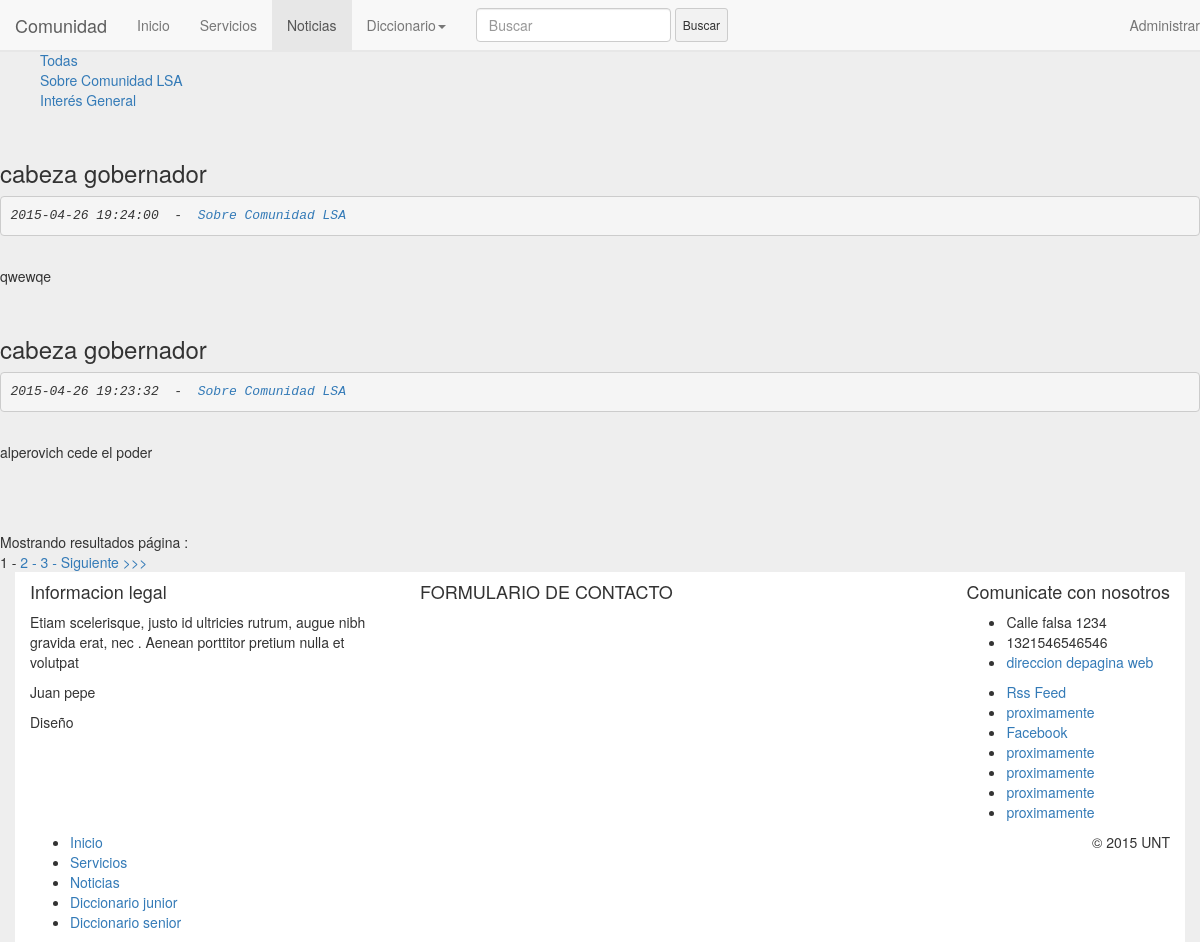
/noticias.php, run on the app's committed database.
### tables this page shows
CREATE TABLE IF NOT EXISTS `noticias` (
  `ID` bigint(20) unsigned NOT NULL AUTO_INCREMENT,
  `fecha` timestamp NULL DEFAULT NULL,
  `titulo` mediumtext NOT NULL,
  `contenido` longtext NOT NULL,
  `categoria` text NOT NULL,
  PRIMARY KEY (`ID`)
);

### noticias.php (the view, shortened to what this page needs)
<?php
	include("php/partes/header.php");
	include("php/funciones.php");
?>
<ul>
	<a href="noticias.php?quemostrar=todas&num=1">Todas</a><br>
	<a href="noticias.php?quemostrar=lsa&num=1">Sobre Comunidad LSA</a><br>
	<a href="noticias.php?quemostrar=gen&num=1">Interés General</a><br>
	</ul>
	<?php
          	$conexion = conectar();
   		$registros=2;
    	if(isset($_GET['quemostrar'])){
          		$quemostrar=$_GET['quemostrar'];
          	}else{
          		$quemostrar="todas";
          	}
          	if(isset($_GET['num'])){
			$pagina=$_GET['num'];
		}else{
			$pagina=1;
		}
		$inicio=($pagina-1)*$registros;
          	switch ($quemostrar) {
          		default: $consulta=mysqli_query($conexion, "SELECT id FROM noticias");
          			 	$mostrar=mysqli_query($conexion, "SELECT fecha,titulo,contenido,categoria FROM noticias ORDER BY fecha DESC LIMIT $inicio,$registros");
          			 	break;
          	}
          	$num_registros=mysqli_num_rows($consulta);
         		$num_paginas=ceil($num_registros/$registros);
          	while($filas=mysqli_fetch_array($mostrar)){
		    if($filas['categoria']=="Sobre Comunidad LSA"){
                      echo '<br>'.$filas['titulo'].'<pre><i>'.$filas['fecha'].'  -  <a href="noticias.php?quemostrar=lsa&num=1">'.$filas['categoria'].'</a></i></pre><br>'.$filas['contenido'];
                  }else if($filas['categoria']=="Interés General"){
                      echo '<br>'.$filas['titulo'].'<pre><i>'.$filas['fecha'].'  -  <a href="noticias.php?quemostrar=gennum=1">'.$filas['categoria'].'</a></i></pre><br>'.$filas['contenido'];
                  }
	    }
              echo '<br><br><br>Mostrando resultados página : <br>';
	    for($i=1;$i<=$num_paginas;$i++){
	    	if($i==$pagina){
	    		echo $i.' - ';
	    	}else{
	    	   	echo '<a href="noticias.php?quemostrar='.$quemostrar.'&num='.$i.'">'.$i.' - </a> ';
	    	}
	    }
	    if($pagina<$num_paginas){
	    	echo ' <a href="noticias.php?quemostrar='.$quemostrar.'&num='.($pagina+1).'"> Siguiente >>></a> ';
	    }
	?>
<?php
	include("php/partes/footer.php");
?>

### css/estilos.css (style rules this page uses)
body { padding-top: 50px; background-color: #EEE; }

### data on the page
noticias: titulo "cabeza gobernador", fecha "2015-04-26 19:24:00", categoria "Sobre Comunidad LSA", contenido "qwewqe"
noticias: titulo "cabeza gobernador", fecha "2015-04-26 19:23:32", categoria "Sobre Comunidad LSA", contenido "alperovich cede el poder"
